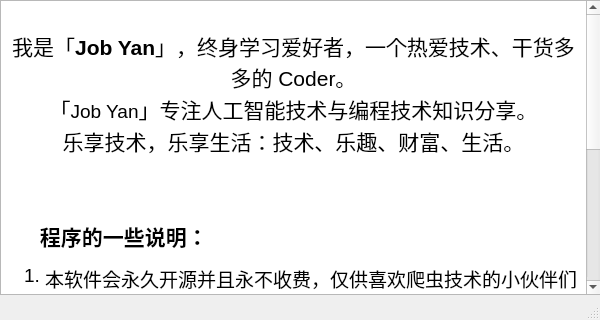
<?xml version="1.0" encoding="UTF-8"?>
<ui version="4.0">
 <class>MainWindow</class>
 <widget class="QMainWindow" name="MainWindow">
  <property name="geometry">
   <rect>
    <x>0</x>
    <y>0</y>
    <width>600</width>
    <height>320</height>
   </rect>
  </property>
  <property name="sizePolicy">
   <sizepolicy hsizetype="Fixed" vsizetype="Fixed">
    <horstretch>0</horstretch>
    <verstretch>0</verstretch>
   </sizepolicy>
  </property>
  <property name="focusPolicy">
   <enum>Qt::ClickFocus</enum>
  </property>
  <property name="windowTitle">
   <string>关于</string>
  </property>
  <widget class="QWidget" name="centralwidget">
   <widget class="QTextEdit" name="textEdit">
    <property name="geometry">
     <rect>
      <x>0</x>
      <y>0</y>
      <width>601</width>
      <height>295</height>
     </rect>
    </property>
    <property name="sizePolicy">
     <sizepolicy hsizetype="Fixed" vsizetype="Fixed">
      <horstretch>0</horstretch>
      <verstretch>0</verstretch>
     </sizepolicy>
    </property>
    <property name="readOnly">
     <bool>true</bool>
    </property>
    <property name="html">
     <string>&lt;!DOCTYPE HTML PUBLIC &quot;-//W3C//DTD HTML 4.0//EN&quot; &quot;http://www.w3.org/TR/REC-html40/strict.dtd&quot;&gt;
&lt;html&gt;&lt;head&gt;&lt;meta name=&quot;qrichtext&quot; content=&quot;1&quot; /&gt;&lt;style type=&quot;text/css&quot;&gt;
p, li { white-space: pre-wrap; }
&lt;/style&gt;&lt;/head&gt;&lt;body style=&quot; font-family:'.AppleSystemUIFont'; font-size:13pt; font-weight:400; font-style:normal;&quot;&gt;
&lt;p align=&quot;center&quot; style=&quot;-qt-paragraph-type:empty; margin-top:0px; margin-bottom:0px; margin-left:0px; margin-right:0px; -qt-block-indent:0; text-indent:0px; font-size:16pt;&quot;&gt;&lt;br /&gt;&lt;/p&gt;
&lt;p align=&quot;center&quot; style=&quot; margin-top:0px; margin-bottom:0px; margin-left:0px; margin-right:0px; -qt-block-indent:0; text-indent:0px;&quot;&gt;&lt;span style=&quot; font-family:'Helvetica Neue'; font-size:16pt;&quot;&gt;我是「&lt;/span&gt;&lt;span style=&quot; font-family:'Helvetica Neue'; font-size:16pt; font-weight:600;&quot;&gt;Job Yan&lt;/span&gt;&lt;span style=&quot; font-family:'Helvetica Neue'; font-size:16pt;&quot;&gt;」，终身学习爱好者，一个热爱技术、干货多多的 Coder。&lt;/span&gt;&lt;/p&gt;
&lt;p align=&quot;center&quot; style=&quot; margin-top:0px; margin-bottom:0px; margin-left:0px; margin-right:0px; -qt-block-indent:0; text-indent:0px;&quot;&gt;&lt;span style=&quot; font-family:'PingFang SC'; font-size:16pt;&quot;&gt;「&lt;/span&gt;&lt;span style=&quot; font-family:'Helvetica Neue'; font-size:14pt;&quot;&gt;Job Yan&lt;/span&gt;&lt;span style=&quot; font-family:'PingFang SC'; font-size:16pt;&quot;&gt;」专注人工智能技术与编程技术知识分享。&lt;/span&gt;&lt;/p&gt;
&lt;p align=&quot;center&quot; style=&quot; margin-top:0px; margin-bottom:0px; margin-left:0px; margin-right:0px; -qt-block-indent:0; text-indent:0px;&quot;&gt;&lt;span style=&quot; font-family:'PingFang SC'; font-size:16pt;&quot;&gt;乐享技术，乐享生活：技术、乐趣、财富、生活。&lt;/span&gt;&lt;/p&gt;
&lt;p align=&quot;center&quot; style=&quot; margin-top:0px; margin-bottom:0px; margin-left:0px; margin-right:0px; -qt-block-indent:0; text-indent:0px;&quot;&gt;&lt;span style=&quot; font-size:14pt;&quot;&gt; &lt;/span&gt;&lt;/p&gt;
&lt;p align=&quot;center&quot; style=&quot; margin-top:0px; margin-bottom:0px; margin-left:0px; margin-right:0px; -qt-block-indent:0; text-indent:0px;&quot;&gt;&lt;img src=&quot;:/weixin/weixin.png&quot; width=&quot;350&quot; /&gt;&lt;/p&gt;
&lt;p style=&quot;-qt-paragraph-type:empty; margin-top:0px; margin-bottom:0px; margin-left:0px; margin-right:0px; -qt-block-indent:0; text-indent:0px;&quot;&gt;&lt;br /&gt;&lt;/p&gt;
&lt;p style=&quot; margin-top:0px; margin-bottom:0px; margin-left:0px; margin-right:0px; -qt-block-indent:0; text-indent:0px;&quot;&gt;&lt;span style=&quot; font-family:'Helvetica Neue','Helvetica','Hiragino Sans GB','Microsoft YaHei','Arial','sans-serif'; font-size:16pt; font-weight:600; color:#000000;&quot;&gt;      程序的一些说明：&lt;/span&gt;&lt;/p&gt;
&lt;ol style=&quot;margin-top: 0px; margin-bottom: 0px; margin-left: 0px; margin-right: 0px; -qt-list-indent: 1;&quot;&gt;&lt;li style=&quot; font-family:'PingFang SC'; font-size:14pt;&quot; style=&quot; margin-top:12px; margin-bottom:0px; margin-left:0px; margin-right:0px; -qt-block-indent:0; text-indent:0px;&quot;&gt;本软件会永久开源并且永不收费，仅供喜欢爬虫技术的小伙伴们学习使用；&lt;/li&gt;
&lt;li style=&quot; font-family:'PingFang SC'; font-size:14pt;&quot; style=&quot; margin-top:0px; margin-bottom:0px; margin-left:0px; margin-right:0px; -qt-block-indent:0; text-indent:0px;&quot;&gt;软件可能会由于各种原因而不能使用，请不要依赖此软件；&lt;/li&gt;
&lt;li style=&quot; font-family:'PingFang SC'; font-size:14pt;&quot; style=&quot; margin-top:0px; margin-bottom:0px; margin-left:0px; margin-right:0px; -qt-block-indent:0; text-indent:0px;&quot;&gt;本次开发的软件仅支持&lt;span style=&quot; font-family:'Helvetica Neue';&quot;&gt; PPT &lt;/span&gt;文件和&lt;span style=&quot; font-family:'Helvetica Neue';&quot;&gt; PDF &lt;/span&gt;文件的下载，暂不支持&lt;span style=&quot; font-family:'Helvetica Neue';&quot;&gt; WORD &lt;/span&gt;文件和&lt;span style=&quot; font-family:'Helvetica Neue';&quot;&gt; TXT &lt;/span&gt;文件的下载；&lt;/li&gt;
&lt;li style=&quot; font-family:'PingFang SC'; font-size:14pt;&quot; style=&quot; margin-top:0px; margin-bottom:12px; margin-left:0px; margin-right:0px; -qt-block-indent:0; text-indent:0px;&quot;&gt;软件爬取到的文件和文库中的原文件是有区别的，以&lt;span style=&quot; font-family:'Helvetica Neue';&quot;&gt; PPT &lt;/span&gt;类型的文件为例，我们在文档页面看到的内容其实是&lt;span style=&quot; font-family:'Helvetica Neue';&quot;&gt; PPT &lt;/span&gt;经过渲染后的图片。所以我们可以利用&lt;span style=&quot; font-family:'Helvetica Neue';&quot;&gt; Python &lt;/span&gt;等编写爬虫脚本，爬取网页中的相关图片，再将这些图片合并成&lt;span style=&quot; font-family:'Helvetica Neue';&quot;&gt; PDF &lt;/span&gt;文档。如果想要获取可编辑的&lt;span style=&quot; font-family:'Helvetica Neue';&quot;&gt; PPT &lt;/span&gt;文件，可能需要你用「钞能力」支持一下文库。 &lt;/li&gt;&lt;/ol&gt;&lt;/body&gt;&lt;/html&gt;</string>
    </property>
   </widget>
  </widget>
  <widget class="QStatusBar" name="statusbar"/>
 </widget>
 <resources>
  <include location="resouses.qrc"/>
 </resources>
 <connections/>
</ui>
